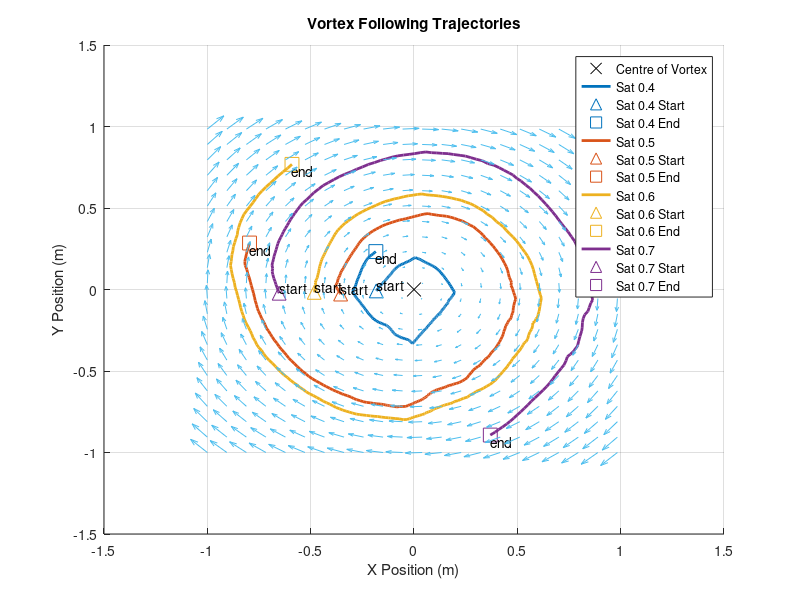

MATLAB code for this plot: (Note: this script raises an error after producing the figure.)
clc; clear all; close all;
load('pacific_blue_vortex_follow_saturation_04.mat')

colors = {'#0072BD', '#D95319', '#EDB120', '#7E2F8E'};
figure;
hold on;

data = {pose_04, pose_05, pose_06, pose_07};
labels = {'Sat 0.4', 'Sat 0.5', 'Sat 0.6', 'Sat 0.7'};

% Plot center of vortex
plot(0, 0, 'kx', 'MarkerSize', 10, 'DisplayName', 'Centre of Vortex');
all_velocities = [0,0,0,0];

for i = 1:length(data)
   
   %  Plot Main trajectory
   plot(data{i}(:,1), data{i}(:,2), 'Color', colors{i}, 'LineWidth', 2, 'DisplayName', labels{i});   % Start point
   plot(data{i}(1,1), data{i}(1,2), '^', 'Color', colors{i}, 'MarkerSize', 10, 'DisplayName', [labels{i} ' Start']);
   
   % Plot End points
   text(data{i}(1,1), data{i}(1,2), 'start', 'VerticalAlignment', 'bottom');
   plot(data{i}(end,1), data{i}(end,2), 's', 'Color', colors{i}, 'MarkerSize', 10, 'DisplayName', [labels{i} ' End']);
   text(data{i}(end,1), data{i}(end,2), 'end', 'VerticalAlignment', 'top');

   
    
    % Determine Velocities
    dx = diff(data{i}(:,1));
    dy = diff(data{i}(:,2));
    velocities = sqrt(dx.^2 + dy.^2);
    avg_velocity = mean(velocities);
    all_velocities(i)=avg_velocity;    
    

    % Calculate the goodness of circle
    current_pose = data{i};
    center_x = mean(current_pose(:,1));
    center_y = mean(current_pose(:,2));
    radii = sqrt((current_pose(:,1) - center_x).^2 + (current_pose(:,2) - center_y).^2);
    mean_radius = mean(radii);
    std_radius = std(radii);
    cv_radius = std_radius / mean_radius; % Coefficient of variation (relative consistency)
    
    % Print Statistics
    fprintf('\nResults for %s:\n', labels{i});
    fprintf('Average velocity for %s: %.4f m/timestep\n', labels{i}, avg_velocity);
    fprintf('Center: (%.4f, %.4f)\n', center_x, center_y);
    fprintf('Mean radius: %.4f m\n', mean_radius);
    fprintf('Std dev of radius: %.4f m\n', std_radius);
    fprintf('Coefficient of variation: %.4f (lower means more consistent)\n', cv_radius);
    

end

title('Vortex Following Trajectories');
xlabel('X Position (m)');
ylabel('Y Position (m)');
legend('Location', 'best');
grid on;
%hold off;


% Create grid
[x, y] = meshgrid(linspace(-1, 1, 255));
center_x = 0; 
center_y = 0;

% Calculate vector field
r = sqrt((x - center_x).^2 + (y - center_y).^2) + 1e-8;
theta = atan2(y - center_y, x - center_x);
u = -r .* sin(theta);
v = r .* cos(theta);

% Calculate magnitude and direction 
magnitude = sqrt(u.^2 + v.^2);
direction = (atan2(v, u) + pi) / (2*pi);  % Changed from atan2(v, u)
% Create HSV image
offset = 0.3;
magnitude_norm = (magnitude - min(magnitude(:))) / (max(magnitude(:)) - min(magnitude(:)));
magnitude_scaled = uint8(((magnitude_norm*(1-offset) + offset)*255));
direction_scaled = uint8(min(direction * 360, 360));

hsv = cat(3, direction_scaled, magnitude_scaled, 255*ones(size(magnitude_scaled), 'uint8'));
rgb = hsv2rgb(double(hsv)/255);



% Add quiver plot
skip = 12;
quiver(x(1:skip:end,1:skip:end), y(1:skip:end,1:skip:end), ...
    -u(1:skip:end,1:skip:end), -v(1:skip:end,1:skip:end), ...
    'Color', [0 0 0 0.1], 'ShowArrowHead', 'on', 'LineWidth', 0.1);
title('Vortex Flow Field');
xlabel('X Position');
ylabel('Y Position');
xlim([-1 1]);
ylim([-1 1]);
grid on;
hold off;

%% Predetermined Velocity

figure;
hold on;

data = {pose_diro};
labels = {'fixed velocity'};

% Plot center of vortex
plot(0, 0, 'kx', 'MarkerSize', 10, 'DisplayName', 'Centre of Vortex');

for i = 1:length(data)
   % Main trajectory
   plot(data{i}(:,1), data{i}(:,2), 'Color', colors{i}, 'LineWidth', 2, 'DisplayName', labels{i});   % Start point
   plot(data{i}(1,1), data{i}(1,2), '^', 'Color', colors{i}, 'MarkerSize', 10, 'DisplayName', [labels{i} ' Start']);
   text(data{i}(1,1), data{i}(1,2), 'start', 'VerticalAlignment', 'bottom');
   % End point
   plot(data{i}(end,1), data{i}(end,2), 's', 'Color', colors{i}, 'MarkerSize', 10, 'DisplayName', [labels{i} ' End']);
   text(data{i}(end,1), data{i}(end,2), 'end', 'VerticalAlignment', 'top');
end

title('Vortex Following Trajectories');
xlabel('X Position (m)');
ylabel('Y Position (m)');
legend('Location', 'best');
grid on;
%hold off;


% Create grid
[x, y] = meshgrid(linspace(-1, 1, 255));
center_x = 0; 
center_y = 0;

% Calculate vector field
r = sqrt((x - center_x).^2 + (y - center_y).^2) + 1e-8;
theta = atan2(y - center_y, x - center_x);
u = -r .* sin(theta);
v = r .* cos(theta);

% Calculate magnitude and direction 
magnitude = sqrt(u.^2 + v.^2);
direction = (atan2(v, u) + pi) / (2*pi);  % Changed from atan2(v, u)
% Create HSV image
offset = 0.3;
magnitude_norm = (magnitude - min(magnitude(:))) / (max(magnitude(:)) - min(magnitude(:)));
magnitude_scaled = uint8(((magnitude_norm*(1-offset) + offset)*255));
direction_scaled = uint8(min(direction * 360, 360));

hsv = cat(3, direction_scaled, magnitude_scaled, 255*ones(size(magnitude_scaled), 'uint8'));
rgb = hsv2rgb(double(hsv)/255);



% Add quiver plot
skip = 12;
quiver(x(1:skip:end,1:skip:end), y(1:skip:end,1:skip:end), ...
    -u(1:skip:end,1:skip:end), -v(1:skip:end,1:skip:end), ...
    'Color', [0 0 0 0.1], 'ShowArrowHead', 'on', 'LineWidth', 0.1);
title('Vortex Flow Field');
xlabel('X Position');
ylabel('Y Position');
xlim([-1 1]);
ylim([-1 1]);
grid on;